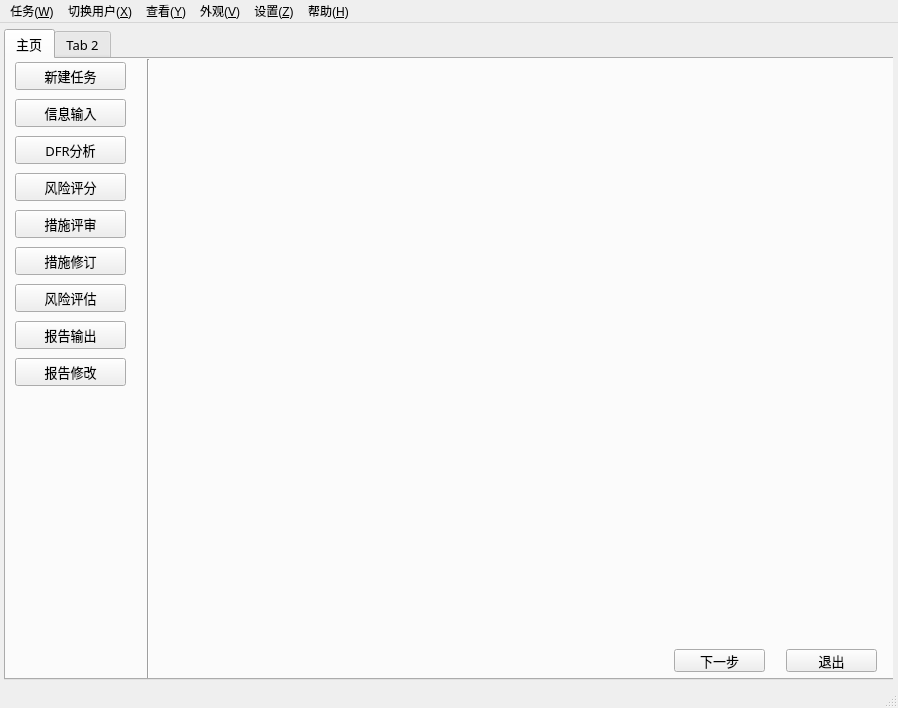
<?xml version="1.0" encoding="UTF-8"?>
<ui version="4.0">
 <class>MainWindow</class>
 <widget class="QMainWindow" name="MainWindow">
  <property name="geometry">
   <rect>
    <x>0</x>
    <y>0</y>
    <width>898</width>
    <height>708</height>
   </rect>
  </property>
  <property name="windowTitle">
   <string>元王IDS集成设计仿真平台</string>
  </property>
  <property name="windowIcon">
   <iconset resource="../qrc/Top.qrc">
    <normaloff>:/new/wl/Logo_ico.png</normaloff>:/new/wl/Logo_ico.png</iconset>
  </property>
  <property name="toolTipDuration">
   <number>-1</number>
  </property>
  <property name="statusTip">
   <string/>
  </property>
  <widget class="QWidget" name="centralwidget">
   <widget class="QWidget" name="widget" native="true">
    <property name="geometry">
     <rect>
      <x>2</x>
      <y>2</y>
      <width>891</width>
      <height>661</height>
     </rect>
    </property>
    <property name="sizePolicy">
     <sizepolicy hsizetype="Maximum" vsizetype="Fixed">
      <horstretch>8</horstretch>
      <verstretch>9</verstretch>
     </sizepolicy>
    </property>
    <widget class="QTabWidget" name="tabWidget">
     <property name="geometry">
      <rect>
       <x>2</x>
       <y>4</y>
       <width>891</width>
       <height>651</height>
      </rect>
     </property>
     <property name="sizePolicy">
      <sizepolicy hsizetype="Maximum" vsizetype="Fixed">
       <horstretch>0</horstretch>
       <verstretch>0</verstretch>
      </sizepolicy>
     </property>
     <property name="sizeIncrement">
      <size>
       <width>0</width>
       <height>0</height>
      </size>
     </property>
     <property name="font">
      <font>
       <family>宋体</family>
       <pointsize>10</pointsize>
      </font>
     </property>
     <property name="mouseTracking">
      <bool>false</bool>
     </property>
     <property name="focusPolicy">
      <enum>Qt::NoFocus</enum>
     </property>
     <property name="contextMenuPolicy">
      <enum>Qt::DefaultContextMenu</enum>
     </property>
     <property name="acceptDrops">
      <bool>false</bool>
     </property>
     <property name="inputMethodHints">
      <set>Qt::ImhNone</set>
     </property>
     <property name="tabPosition">
      <enum>QTabWidget::North</enum>
     </property>
     <property name="tabShape">
      <enum>QTabWidget::Rounded</enum>
     </property>
     <property name="currentIndex">
      <number>0</number>
     </property>
     <property name="elideMode">
      <enum>Qt::ElideNone</enum>
     </property>
     <property name="usesScrollButtons">
      <bool>false</bool>
     </property>
     <property name="documentMode">
      <bool>false</bool>
     </property>
     <property name="tabsClosable">
      <bool>false</bool>
     </property>
     <property name="movable">
      <bool>false</bool>
     </property>
     <property name="tabBarAutoHide">
      <bool>false</bool>
     </property>
     <widget class="QWidget" name="tabMain">
      <attribute name="title">
       <string>主页</string>
      </attribute>
      <widget class="QWidget" name="widget_2" native="true">
       <property name="geometry">
        <rect>
         <x>-1</x>
         <y>0</y>
         <width>141</width>
         <height>621</height>
        </rect>
       </property>
       <widget class="QWidget" name="verticalLayoutWidget">
        <property name="geometry">
         <rect>
          <x>10</x>
          <y>0</y>
          <width>111</width>
          <height>331</height>
         </rect>
        </property>
        <layout class="QVBoxLayout" name="verticalLayout">
         <property name="topMargin">
          <number>0</number>
         </property>
         <item>
          <widget class="QPushButton" name="pBtnNewTask">
           <property name="text">
            <string>新建任务</string>
           </property>
           <property name="icon">
            <iconset resource="../qrc/Top.qrc">
             <normaloff>:/new/wl/Now.png</normaloff>:/new/wl/Now.png</iconset>
           </property>
          </widget>
         </item>
         <item>
          <widget class="QPushButton" name="pBtnInfoInput">
           <property name="text">
            <string>信息输入</string>
           </property>
           <property name="icon">
            <iconset resource="../qrc/Top.qrc">
             <normaloff>:/new/wl/sure.png</normaloff>:/new/wl/sure.png</iconset>
           </property>
           <property name="autoRepeatInterval">
            <number>100</number>
           </property>
          </widget>
         </item>
         <item>
          <widget class="QPushButton" name="pBtnDFRAnalyse">
           <property name="text">
            <string>DFR分析</string>
           </property>
           <property name="icon">
            <iconset resource="../qrc/Top.qrc">
             <normaloff>:/new/wl/sure.png</normaloff>:/new/wl/sure.png</iconset>
           </property>
          </widget>
         </item>
         <item>
          <widget class="QPushButton" name="pBtnRiskGrade">
           <property name="text">
            <string>风险评分</string>
           </property>
           <property name="icon">
            <iconset resource="../qrc/Top.qrc">
             <normaloff>:/new/wl/sure.png</normaloff>:/new/wl/sure.png</iconset>
           </property>
          </widget>
         </item>
         <item>
          <widget class="QPushButton" name="pBtnStepJudge">
           <property name="text">
            <string>措施评审</string>
           </property>
           <property name="icon">
            <iconset resource="../qrc/Top.qrc">
             <normaloff>:/new/wl/sure.png</normaloff>:/new/wl/sure.png</iconset>
           </property>
          </widget>
         </item>
         <item>
          <widget class="QPushButton" name="pBtnStepEdit">
           <property name="text">
            <string>措施修订</string>
           </property>
           <property name="icon">
            <iconset resource="../qrc/Top.qrc">
             <normaloff>:/new/wl/sure.png</normaloff>:/new/wl/sure.png</iconset>
           </property>
          </widget>
         </item>
         <item>
          <widget class="QPushButton" name="pBtnRiskTable">
           <property name="text">
            <string>风险评估</string>
           </property>
           <property name="icon">
            <iconset resource="../qrc/Top.qrc">
             <normaloff>:/new/wl/sure.png</normaloff>:/new/wl/sure.png</iconset>
           </property>
          </widget>
         </item>
         <item>
          <widget class="QPushButton" name="pBtnReportOutput">
           <property name="text">
            <string>报告输出</string>
           </property>
           <property name="icon">
            <iconset resource="../qrc/Top.qrc">
             <normaloff>:/new/wl/sure.png</normaloff>:/new/wl/sure.png</iconset>
           </property>
          </widget>
         </item>
         <item>
          <widget class="QPushButton" name="pBtnReportModify">
           <property name="text">
            <string>报告修改</string>
           </property>
           <property name="icon">
            <iconset resource="../qrc/Top.qrc">
             <normaloff>:/new/wl/sure.png</normaloff>:/new/wl/sure.png</iconset>
           </property>
          </widget>
         </item>
        </layout>
       </widget>
      </widget>
      <widget class="Line" name="line">
       <property name="geometry">
        <rect>
         <x>140</x>
         <y>0</y>
         <width>5</width>
         <height>621</height>
        </rect>
       </property>
       <property name="orientation">
        <enum>Qt::Vertical</enum>
       </property>
      </widget>
      <widget class="QPushButton" name="pBtnNext">
       <property name="geometry">
        <rect>
         <x>668</x>
         <y>590</y>
         <width>91</width>
         <height>23</height>
        </rect>
       </property>
       <property name="text">
        <string>下一步</string>
       </property>
      </widget>
      <widget class="QPushButton" name="pBtnQuit">
       <property name="geometry">
        <rect>
         <x>780</x>
         <y>590</y>
         <width>91</width>
         <height>23</height>
        </rect>
       </property>
       <property name="text">
        <string>退出</string>
       </property>
      </widget>
      <widget class="QWidget" name="gridLayoutWidget">
       <property name="geometry">
        <rect>
         <x>140</x>
         <y>0</y>
         <width>741</width>
         <height>581</height>
        </rect>
       </property>
       <layout class="QGridLayout" name="FormLayout"/>
      </widget>
     </widget>
     <widget class="QWidget" name="tab_2">
      <attribute name="title">
       <string>Tab 2</string>
      </attribute>
     </widget>
    </widget>
   </widget>
  </widget>
  <widget class="QMenuBar" name="menubar">
   <property name="geometry">
    <rect>
     <x>0</x>
     <y>0</y>
     <width>898</width>
     <height>23</height>
    </rect>
   </property>
   <widget class="QMenu" name="menu_Tesk">
    <property name="title">
     <string>任务(&amp;W)</string>
    </property>
   </widget>
   <widget class="QMenu" name="menu_Switch">
    <property name="title">
     <string>切换用户(&amp;X)</string>
    </property>
   </widget>
   <widget class="QMenu" name="menu_Look">
    <property name="title">
     <string>查看(&amp;Y)</string>
    </property>
   </widget>
   <widget class="QMenu" name="menu_View">
    <property name="title">
     <string>外观(&amp;V)</string>
    </property>
   </widget>
   <widget class="QMenu" name="menu_Set">
    <property name="title">
     <string>设置(&amp;Z)</string>
    </property>
   </widget>
   <widget class="QMenu" name="menu_Help">
    <property name="title">
     <string>帮助(&amp;H)</string>
    </property>
   </widget>
   <addaction name="menu_Tesk"/>
   <addaction name="menu_Switch"/>
   <addaction name="menu_Look"/>
   <addaction name="menu_View"/>
   <addaction name="menu_Set"/>
   <addaction name="menu_Help"/>
  </widget>
  <widget class="QStatusBar" name="statusbar">
   <property name="toolTipDuration">
    <number>-1</number>
   </property>
  </widget>
 </widget>
 <resources>
  <include location="../qrc/Top.qrc"/>
 </resources>
 <connections/>
</ui>
